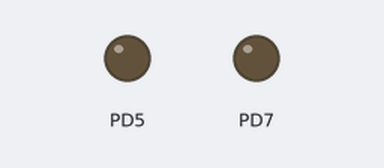
Bench run of a program on a simulated ATmega328P, built with avr-gcc and emulated at 16 MHz. Shown: output pins drawn as LEDs (lit = HIGH).

Above: at 0.5 s.
At 1.4 s:
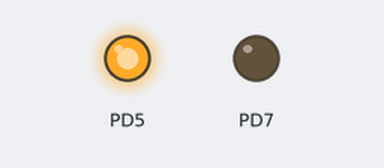
Timing chart, 0 to 3.0 s (numbered marks = the images above):
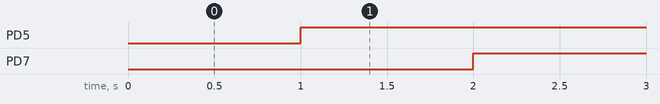

The program:

main.c
```c
#include "scheduler.h"
#include "timer.h"
#include <avr/io.h>
#include <stdint.h>
void red_led(void *arg);
void white_led(void *arg);
void blue_led(void *arg);
void set_only_pin(uint8_t pin);
int main(void) {
  struct task A;
  struct task B;
  struct task C;
  // Task Creation
  task_create(&C, &blue_led, 2, 0);
  task_create(&A, &red_led, 1, &B);
  task_create(&B, &white_led, 1, &A);
  timer_init(1000);
  scheduler_start();
}
void red_led(void *arg) {
  while (1) {
    set_only_pin(7);
  }
}

void white_led(void *arg) {
  while (1) {
    set_only_pin(6);
  }
}

void blue_led(void *arg) {
  while (1) {
    task_yield();
    set_only_pin(5);
  }
}

void set_only_pin(uint8_t pin) {
  DDRD = (1 << pin);
  PORTD = (1 << pin);
}
```

scheduler.c
```c
#include "scheduler.h"
#include <avr/common.h>
#include <avr/interrupt.h>
#include <avr/io.h>
#include <stddef.h>
#include <stdint.h>
#define SPH (*(volatile unsigned char *)0x5E)
#define POP_SIZE 34
#define ARG_SIZE 25
#define SPH (*(volatile unsigned char *)0x5E)

struct scheduler {
  struct task *tasks[MAX_STACKS];
  struct task *current_task;
  int8_t task_index;
  int8_t total_tasks;
};

// Private methods
uint16_t store_and_pop_stack_pointer(uint16_t stack_address);
void update_sleep_timer(void);
struct task *select_next_task(void);

// Start before the first valid index; task_create() increments before use.
struct scheduler scheduler = {
    .tasks = {0}, .current_task = NULL, .task_index = -1, .total_tasks = -1};

void task_create(struct task *task, void (*entry_point)(void *),
                 uint8_t priority_value, void *entry_argument) {
  // Stack grows downwards, move stack pointer to end of array
  task->stack_pointer = &task->stack[MAX_SIZE - 1];
  task->stack[0] = 0xFF;

  // Store the function address for the first context switch
  uint16_t entry_point_address = (uint16_t)entry_point;
  uint8_t entry_point_high_byte = entry_point_address >> 8;
  uint8_t entry_point_low_byte = entry_point_address & 0x00FF;

  // Store arg to pass into context switch R25-R24
  uint16_t entry_arg_address = (uint16_t)entry_argument;
  uint8_t entry_arg_high_byte = entry_arg_address >> 8;
  uint8_t entry_arg_low_byte = entry_arg_address & 0x00FF;

  *task->stack_pointer = entry_point_low_byte;
  // We pushed a byte so we DECREMENT
  task->stack_pointer--;
  *task->stack_pointer = entry_point_high_byte;

  task->stack_pointer -= ARG_SIZE;
  // Inside R24
  *task->stack_pointer = entry_arg_low_byte;
  // Inside R25
  task->stack_pointer--;
  *task->stack_pointer = entry_arg_high_byte;
  task->stack_pointer += ARG_SIZE + 1;
  task->stack_pointer -= POP_SIZE;

  scheduler.task_index++;
  scheduler.total_tasks++;
  scheduler.tasks[scheduler.task_index] = task;
  scheduler.current_task = task;
  scheduler.current_task->task_arg = entry_argument;
  scheduler.current_task->priority = priority_value;
  scheduler.current_task->base_priority = priority_value;
  task->state = TASK_READY;
}

uint16_t store_and_pop_stack_pointer(uint16_t stack_address) {

  scheduler.current_task->stack_pointer = (uint8_t *)stack_address;
  /*
  if (scheduler.total_tasks == scheduler.task_index) {
    scheduler.task_index = 0;
  } else {
    scheduler.task_index++;
  }

  //  Prepare current task for pop
  scheduler.current_task = scheduler.tasks[scheduler.task_index];
  */
  scheduler.current_task = select_next_task();
  return (uint16_t)scheduler.current_task->stack_pointer;
}
// Get the function address at the start of the tasks stack and call it
struct task *select_next_task() {
  struct task *highest_priority_task = NULL;
  uint8_t highest_priority = 0;
  uint8_t task_count = scheduler.total_tasks + 1;

  // Find highest priority among READY tasks
  for (int i = 0; i <= scheduler.total_tasks; i++) {
    struct task *this_task = scheduler.tasks[i];

    if (this_task->state == TASK_READY &&
        this_task->priority >= highest_priority) {

      highest_priority = this_task->priority;
      highest_priority_task = this_task;
    }
  }

  // No READY task at all
  // Add a fallback here maybe
  if (highest_priority_task == NULL) {
    return scheduler.current_task;
  }

  // Search circularly for the next READY task at that priority,
  // starting just after the currently running task
  for (int i = 1; i <= scheduler.total_tasks; i++) {
    int index = (scheduler.task_index + i) % task_count;
    struct task *this_task = scheduler.tasks[index];

    if (this_task->state == TASK_READY &&
        this_task->priority == highest_priority) {

      scheduler.task_index = index;
      highest_priority_task = this_task;
      break;
    }
  }

  scheduler.current_task->state = TASK_READY;
  highest_priority_task->state = TASK_RUNNING;

  return highest_priority_task;
}
void scheduler_start() {

  volatile uint8_t *stack_pointer = scheduler.current_task->stack_pointer;
  stack_pointer += POP_SIZE;

  uint8_t function_address_high_byte = *stack_pointer;
  stack_pointer++;
  uint8_t function_address_low_byte = *stack_pointer;

  uint16_t function_address =
      ((uint16_t)function_address_high_byte << 8) | function_address_low_byte;

  void (*start_function)(volatile void *) =
      (void (*)(volatile void *))function_address;

  uint16_t stack_pointer_high_address = (uint16_t)stack_pointer >> 8;
  uint16_t stack_pointer_low_address = (uint16_t)stack_pointer & 0x00FF;

  // We set stack pointer here to save the two bytes we used in task creation
  SPH = (uint8_t)stack_pointer_high_address;
  SPL = (uint8_t)stack_pointer_low_address;

  start_function(scheduler.current_task->task_arg);
}

void update_sleep_timer() {

  for (uint8_t i = 0; i < scheduler.total_tasks; i++) {
    struct task *this_task = scheduler.tasks[i];

    if (this_task->state == TASK_SLEEPING) {
      this_task->sleep_remaining -= 1;

      if (this_task->sleep_remaining <= 0) {
        this_task->state = TASK_READY;
        this_task->sleep_remaining = 0;
      }
    }
  }
}

void task_yield() {
  // Force context switch
  OCR1AL = 0;
  OCR1AL = 0;

  TIFR1 |= (1 << 1);
}

void task_block(void *arg) {
  cli();
  struct task *this_task = arg;
  this_task->state = TASK_BLOCKED;
  task_yield();
  sei();
}

void task_unblock(void *arg) {
  cli();
  struct task *this_task = arg;
  this_task->state = TASK_READY;
  sei();
}

void task_sleep(double time_ms) {
  cli();
  scheduler.current_task->state = TASK_SLEEPING;
  scheduler.current_task->sleep_remaining = time_ms;
  task_yield();
  sei();
}

void set_priority(uint8_t priority_value) {
  scheduler.current_task->priority = priority_value;
}

struct task *get_current_task() { return scheduler.current_task; }
```

scheduler.h
```c
#ifndef SCHEDULER_H
#define SCHEDULER_H
#define MAX_STACKS 5
#define MAX_SIZE 256
#include <stdint.h>

enum task_state { TASK_READY, TASK_RUNNING, TASK_BLOCKED, TASK_SLEEPING };

struct task {
  volatile uint8_t stack[MAX_SIZE];
  volatile uint8_t *stack_pointer;
  uint8_t priority; // Priority stat that gets bumped
  volatile void *task_arg;
  enum task_state state;
  double sleep_remaining;
  uint8_t base_priority; // Regular priority
};

void scheduler_start(void);
void task_create(struct task *task, void (*entry_point)(void *),
                 uint8_t priority_value, void *entry_argument);
void task_sleep(double time_ms);
void task_wake();
void task_block(void *arg);
void task_yield(void);
void set_priority(uint8_t priority_value);
void task_unblock(void *arg);
struct task *get_current_task(void);
#endif
```

sync.c
```c
#include "sync.h"
#include "scheduler.h"
#include <avr/interrupt.h>
#include <stddef.h>
#include <stdint.h>

void lock_mutex(mutex_t *mutex) {
  cli();
  struct task *this_task = get_current_task();

  if (mutex->owner == NULL) {
    mutex->owner = this_task;
    sei();
  } else {
    if (this_task->priority > mutex->owner->priority) {
      mutex->owner->priority = this_task->priority; // boost
    }
    this_task->state = TASK_BLOCKED;
    mutex->block_list[mutex->block_index] = this_task;
    mutex->block_index = (mutex->block_index + 1) % MAX_STACKS;
    task_yield();
    sei();
  }
}

void unlock_mutex(mutex_t *mutex) {
  cli();
  struct task *this_task = get_current_task();
  if (this_task == mutex->owner) {
    uint8_t highest_priority = 0;
    struct task *highest_priority_task = NULL;
    int winner_index = -1;

    for (int i = 0; i < MAX_STACKS; i++) {
      if (mutex->block_list[i] != NULL &&
          mutex->block_list[i]->priority >= highest_priority) {
        highest_priority = mutex->block_list[i]->priority;
        highest_priority_task = mutex->block_list[i];
        winner_index = i;
      }
    }

    mutex->owner = highest_priority_task;
    mutex->owner->priority = mutex->owner->base_priority;

    if (highest_priority_task != NULL) {
      mutex->block_list[winner_index] = NULL; // remove them
      task_unblock(highest_priority_task);    // actually wake them
    }
  }
  sei();
}
```

sync.h
```c
#ifndef SYNC_H
#define SYNC_H
#include "scheduler.h"
#include <stddef.h>
#include <stdint.h>
typedef struct mutex_t {
  struct task *owner;
  struct task *block_list[MAX_STACKS];
  uint8_t block_index;
} mutex_t;

mutex_t uart_mutex = {.owner = NULL, .block_list = NULL, .block_index = 0};
void lock_mutex(mutex_t *mutex);
void unlock_mutex(mutex_t *mutex);
#endif
```

timer.c
```c
#include "timer.h"
#include <avr/common.h>
#include <avr/io.h>
#include <stdint.h>
#define CLOCK_VALUE_MS 0.064
void timer_init(double time_in_ms) {

  // Set the timer to normal
  TCCR1A &= ~(1 << 1);
  TCCR1A &= ~(1 << 0);
  TCCR1B |= ((1 << 3));
  TCCR1B &= ~(1 << 4);
  // Set the context switch to occur in roughly ~10ms

  TCCR1B |= (1 << 2);
  TCCR1B &= ~(1 << 1);
  TCCR1B |= (1 << 0);
  uint16_t OCR1A_value = time_in_ms / CLOCK_VALUE_MS;

  OCR1AH = (OCR1A_value >> 8);
  OCR1AL = (OCR1A_value & 0x00FF);

  // Set the interrupts on OCR0A match
  TIMSK1 |= (1 << 1);
  TIFR1 |= (1 << 1);
  // Set global interrupts
  SREG |= (1 << 7);
}
```

timer.h
```c
#ifndef TIMER_H
#define TIMER_H
void timer_init(double time_in_ms);

#endif
```

Measured:
- by itself, PD5: LOW → HIGH at 1.0 s, → LOW 5.0 s later, → HIGH 1.0 s later, → LOW 3.0 s later, … (49 changes in this stretch)
- by itself, PD7: LOW → HIGH at 2.0 s, → LOW 125 s later, → HIGH 1.0 s later
